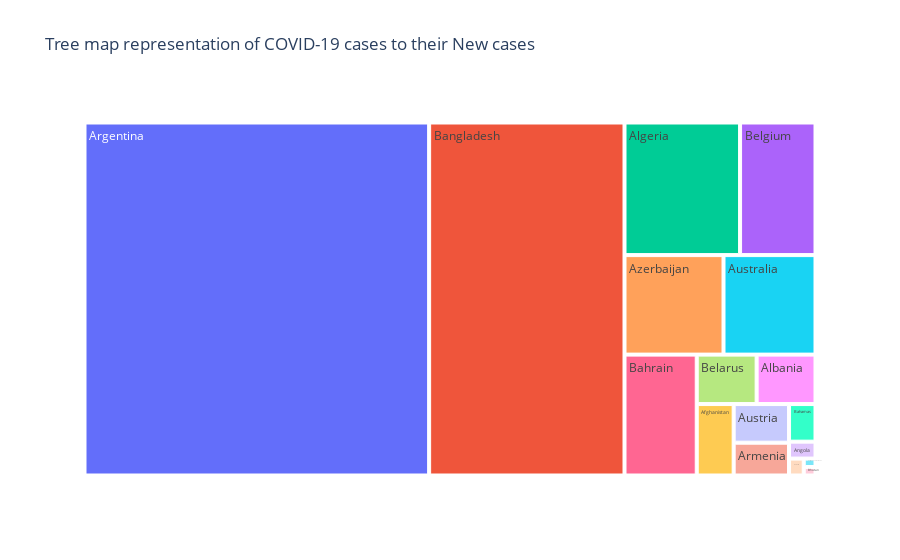
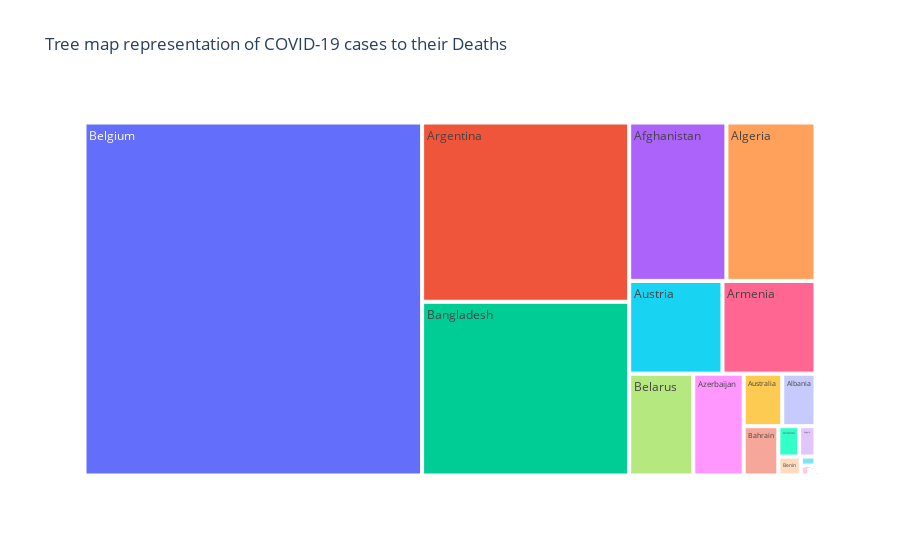
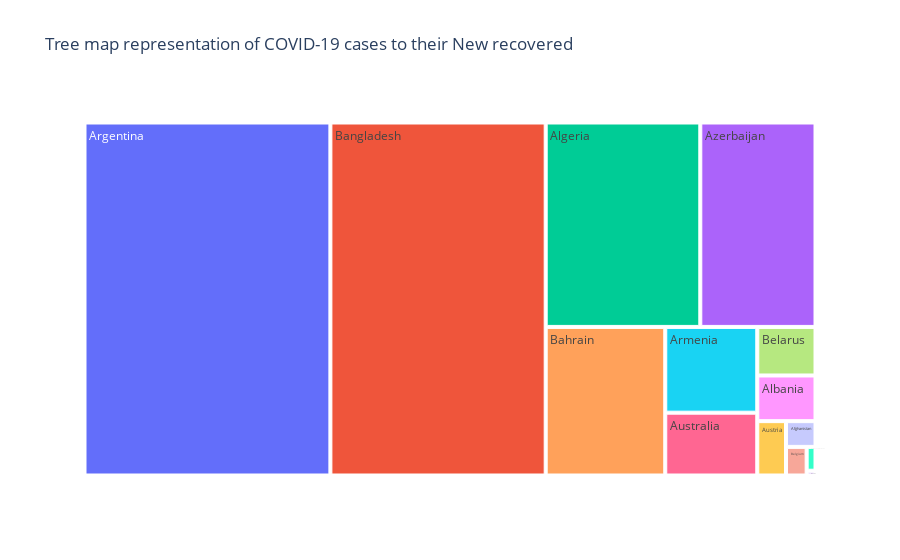
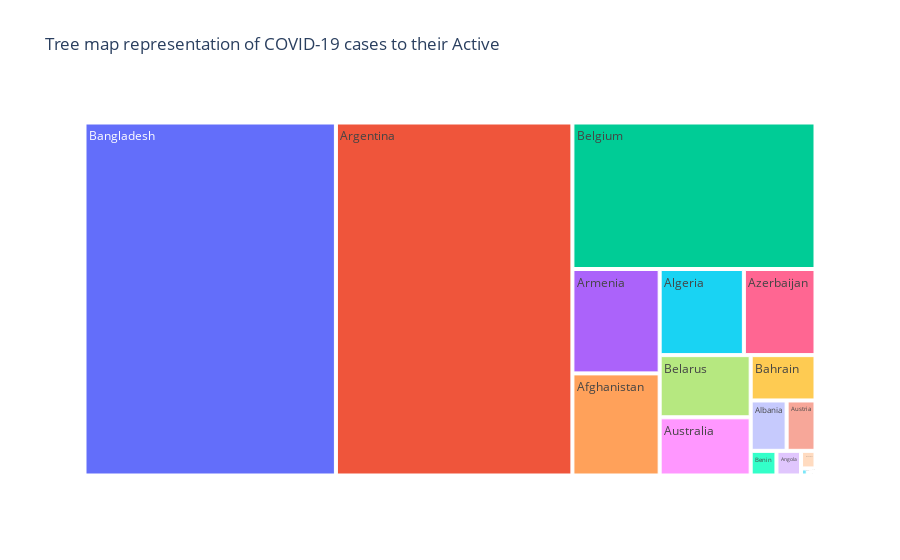

Notebook cell for these charts, in order:
### Code cell
columns=['New cases','Deaths','New recovered','Active']
for i in columns:
    fig = px.treemap(worldometer_data.iloc[0:20], values=i, path=['Country/Region'], title='Tree map representation of COVID-19 cases to their {}'.format(i))
    fig.show()

### Figure 1 — Plotly figure (JSON) as saved in the notebook; plotly's stock layout.template omitted (floating-point values rounded to 4 significant figures)
{"data": [{"branchvalues": "total", "domain": {"x": [0, 1], "y": [0, 1]}, "hovertemplate": "labels=%{label}<br>New cases=%{value}<br>parent=%{parent}<br>id=%{id}<extra></extra>", "ids": ["Afghanistan", "Albania", "Algeria", "Andorra", "Angola", "Antigua and Barbuda", "Argentina", "Armenia", "Australia", "Austria", "Azerbaijan", "Bahamas", "Bahrain", "Bangladesh", "Barbados", "Belarus", "Belgium", "Belize", "Benin", "Bhutan"], "labels": ["Afghanistan", "Albania", "Algeria", "Andorra", "Angola", "Antigua and Barbuda", "Argentina", "Armenia", "Australia", "Austria", "Azerbaijan", "Bahamas", "Bahrain", "Bangladesh", "Barbados", "Belarus", "Belgium", "Belize", "Benin", "Bhutan"], "name": "", "parents": ["", "", "", "", "", "", "", "", "", "", "", "", "", "", "", "", "", "", "", ""], "type": "treemap", "values": [106.0, 117.0, 616.0, 10.0, 18.0, 4.0, 4890.0, 73.0, 368.0, 86.0, 396.0, 40.0, 351.0, 2772.0, 0.0, 119.0, 402.0, 0.0, 0.0, 4.0]}], "layout": {"legend": {"tracegroupgap": 0}, "title": {"text": "Tree map representation of COVID-19 cases to their New cases"}}}

### Figure 2 — Plotly figure (JSON) as saved in the notebook; plotly's stock layout.template omitted (floating-point values rounded to 4 significant figures)
{"data": [{"branchvalues": "total", "domain": {"x": [0, 1], "y": [0, 1]}, "hovertemplate": "labels=%{label}<br>Deaths=%{value}<br>parent=%{parent}<br>id=%{id}<extra></extra>", "ids": ["Afghanistan", "Albania", "Algeria", "Andorra", "Angola", "Antigua and Barbuda", "Argentina", "Armenia", "Australia", "Austria", "Azerbaijan", "Bahamas", "Bahrain", "Bangladesh", "Barbados", "Belarus", "Belgium", "Belize", "Benin", "Bhutan"], "labels": ["Afghanistan", "Albania", "Algeria", "Andorra", "Angola", "Antigua and Barbuda", "Argentina", "Armenia", "Australia", "Austria", "Azerbaijan", "Bahamas", "Bahrain", "Bangladesh", "Barbados", "Belarus", "Belgium", "Belize", "Benin", "Bhutan"], "name": "", "parents": ["", "", "", "", "", "", "", "", "", "", "", "", "", "", "", "", "", "", "", ""], "type": "treemap", "values": [1269.0, 144.0, 1163.0, 52.0, 41.0, 3.0, 3059.0, 711.0, 167.0, 713.0, 423.0, 11.0, 141.0, 2965.0, 7.0, 538.0, 9822.0, 2.0, 35.0, 0.0]}], "layout": {"legend": {"tracegroupgap": 0}, "title": {"text": "Tree map representation of COVID-19 cases to their Deaths"}}}

### Figure 3 — Plotly figure (JSON) as saved in the notebook; plotly's stock layout.template omitted (floating-point values rounded to 4 significant figures)
{"data": [{"branchvalues": "total", "domain": {"x": [0, 1], "y": [0, 1]}, "hovertemplate": "labels=%{label}<br>New recovered=%{value}<br>parent=%{parent}<br>id=%{id}<extra></extra>", "ids": ["Afghanistan", "Albania", "Algeria", "Andorra", "Angola", "Antigua and Barbuda", "Argentina", "Armenia", "Australia", "Austria", "Azerbaijan", "Bahamas", "Bahrain", "Bangladesh", "Barbados", "Belarus", "Belgium", "Belize", "Benin", "Bhutan"], "labels": ["Afghanistan", "Albania", "Algeria", "Andorra", "Angola", "Antigua and Barbuda", "Argentina", "Armenia", "Australia", "Austria", "Azerbaijan", "Bahamas", "Bahrain", "Bangladesh", "Barbados", "Belarus", "Belgium", "Belize", "Benin", "Bhutan"], "name": "", "parents": ["", "", "", "", "", "", "", "", "", "", "", "", "", "", "", "", "", "", "", ""], "type": "treemap", "values": [18.0, 63.0, 749.0, 0.0, 0.0, 5.0, 2057.0, 187.0, 137.0, 37.0, 558.0, 0.0, 421.0, 1801.0, 0.0, 67.0, 14.0, 0.0, 0.0, 1.0]}], "layout": {"legend": {"tracegroupgap": 0}, "title": {"text": "Tree map representation of COVID-19 cases to their New recovered"}}}

### Figure 4 — Plotly figure (JSON) as saved in the notebook; plotly's stock layout.template omitted (floating-point values rounded to 4 significant figures)
{"data": [{"branchvalues": "total", "domain": {"x": [0, 1], "y": [0, 1]}, "hovertemplate": "labels=%{label}<br>Active=%{value}<br>parent=%{parent}<br>id=%{id}<extra></extra>", "ids": ["Afghanistan", "Albania", "Algeria", "Andorra", "Angola", "Antigua and Barbuda", "Argentina", "Armenia", "Australia", "Austria", "Azerbaijan", "Bahamas", "Bahrain", "Bangladesh", "Barbados", "Belarus", "Belgium", "Belize", "Benin", "Bhutan"], "labels": ["Afghanistan", "Albania", "Algeria", "Andorra", "Angola", "Antigua and Barbuda", "Argentina", "Armenia", "Australia", "Austria", "Azerbaijan", "Bahamas", "Bahrain", "Bangladesh", "Barbados", "Belarus", "Belgium", "Belize", "Benin", "Bhutan"], "name": "", "parents": ["", "", "", "", "", "", "", "", "", "", "", "", "", "", "", "", "", "", "", ""], "type": "treemap", "values": [9796.0, 1991.0, 7973.0, 52.0, 667.0, 18.0, 91780.0, 10010.0, 5825.0, 1599.0, 6781.0, 280.0, 3231.0, 97580.0, 9.0, 6221.0, 39150.0, 20.0, 699.0, 13.0]}], "layout": {"legend": {"tracegroupgap": 0}, "title": {"text": "Tree map representation of COVID-19 cases to their Active"}}}
